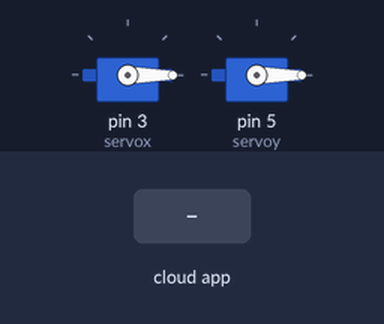
Bench run of a sketch on a simulated Arduino Uno, built with avr-gcc and run on an emulated ATmega328P. Parts: 2 × servo. The test bench sets the inputs (shaded band). The ROS host is connected and sends only what is stated.

Above: at 2.2 s.
2.3 s: the phone or cloud app sets servo_x to 45
At 3.1 s:
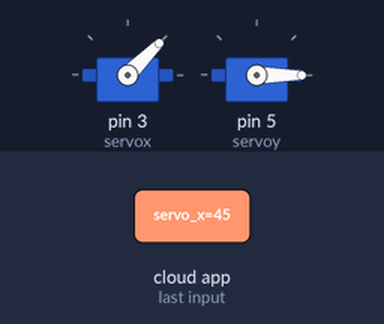
3.8 s: the phone or cloud app sets servo_y to 45
At 4.3 s:
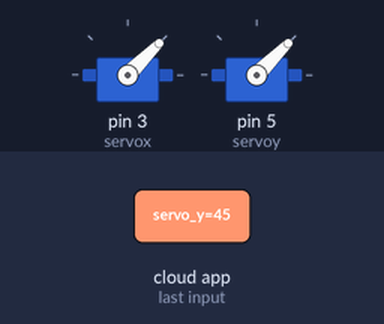
5.3 s: the phone or cloud app sets servo_x to 0
At 6.5 s:
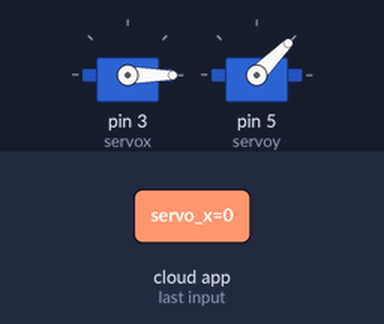
6.8 s: the phone or cloud app sets servo_y to 90
At 7.8 s:
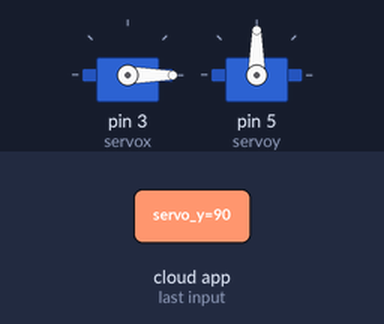
8.3 s: the phone or cloud app sets servo_x to 180
At 9.0 s:
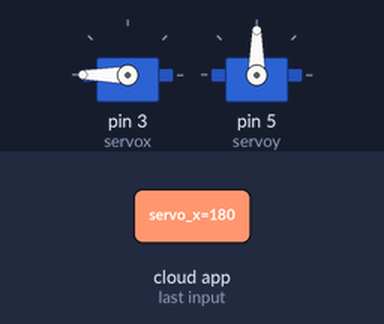
9.8 s: the phone or cloud app sets servo_y to 0
At 10.2 s:
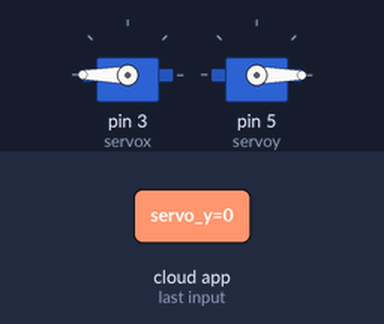
Timing chart, 0 to 12.3 s (numbered marks = the images above; inputs shaded):
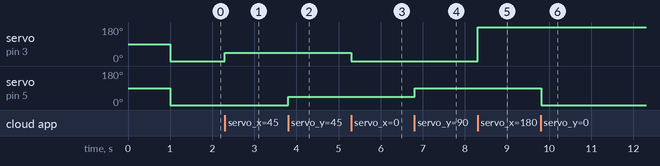

The sketch:

MPC.ino
```cpp
#include <Servo.h>
#include <ros.h>
#include <std_msgs/Float32.h>
#include <std_msgs/Int16.h>

Servo servox;
Servo servoy;
ros::NodeHandle nh;
int servo_x_position = 0;
int servo_y_position = 0;
void setServoX(const std_msgs::Int16 &msg) {
  servo_x_position = msg.data;
  servox.write(servo_x_position);
}

void setServoY(const std_msgs::Int16 &msg) {
  servo_y_position = msg.data;
  servoy.write(servo_y_position);
}

ros::Subscriber<std_msgs::Int16> sub_servo_x("/servo_x", setServoX);
ros::Subscriber<std_msgs::Int16> sub_servo_y("/servo_y", setServoY);

void setup() {
  Serial.begin(57600);
  servox.attach(3);
  servoy.attach(5);
  servox.write(90);
  servoy.write(90);
  delay(1000);
  servox.write(0);
  servoy.write(0);
  nh.initNode();
  nh.subscribe(sub_servo_x);
  nh.subscribe(sub_servo_y);
}

void loop() {
  nh.spinOnce();
  delay(10);
}
```

Measured:
- after the input at 2.3 s, servo on pin 3 (servox): 0° → 45° at once
- after the input at 3.8 s, servo on pin 5 (servoy): 0° → 45° at once
- after the input at 5.3 s, servo on pin 3 (servox): 45° → 0° at once
- after the input at 6.8 s, servo on pin 5 (servoy): 45° → 90° at once
- after the input at 8.3 s, servo on pin 3 (servox): 0° → 180° at once
- after the input at 9.8 s, servo on pin 5 (servoy): 90° → 0° at once
